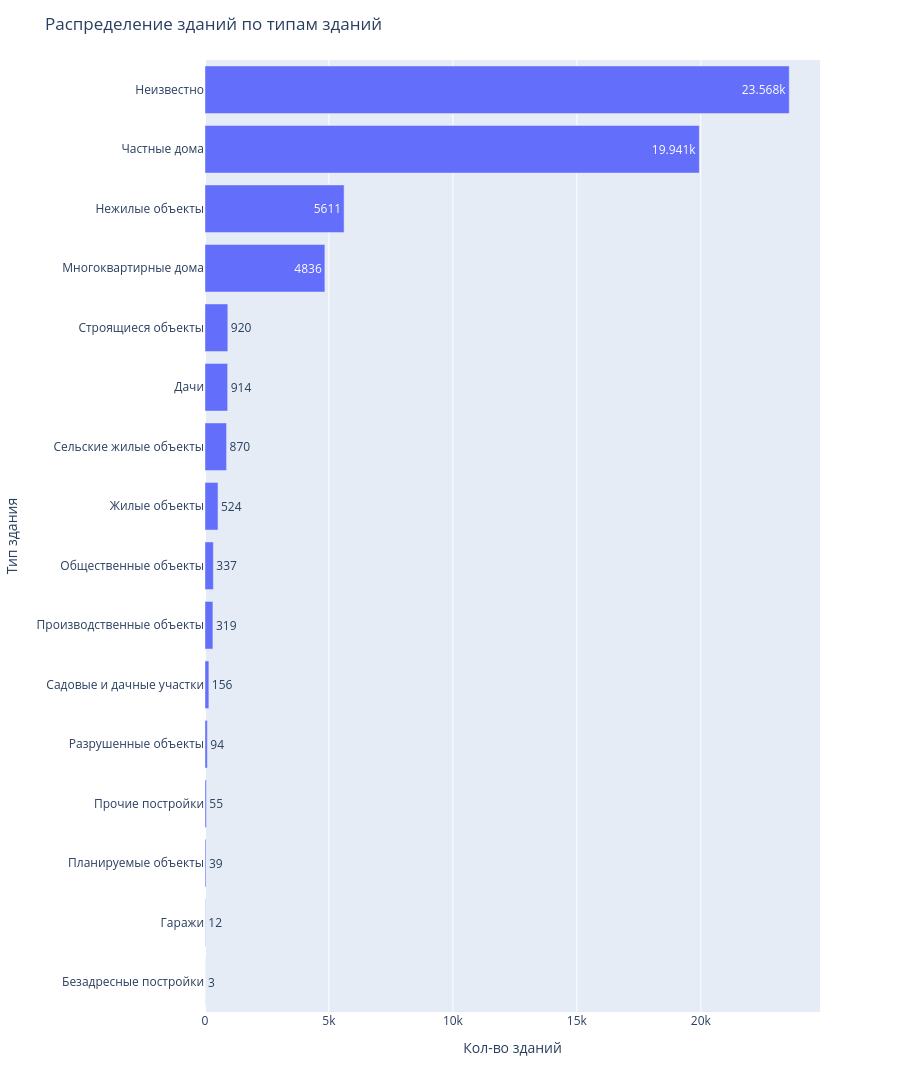

Notebook code for this chart:
### Markdown cell above
### Типы зданий

### Code cell
buildings_types_count = buildings.groupby("type")["id"].count().reset_index().rename(columns={
    "type": "Тип здания",
    "id": "Кол-во зданий"
}).sort_values(by="Кол-во зданий")

fig = px.bar(buildings_types_count, x="Кол-во зданий", y="Тип здания", text_auto=True)

fig.update_layout(
    title_text="Распределение зданий по типам зданий",
    height=1200
)

fig.show()

### Figure 1 — Plotly figure (JSON) as saved in the notebook; plotly's stock layout.template omitted (floating-point values rounded to 4 significant figures)
{"data": [{"hovertemplate": "Кол-во зданий=%{x}<br>Тип здания=%{y}<extra></extra>", "legendgroup": "", "marker": {"color": "#636efa", "pattern": {"shape": ""}}, "name": "", "orientation": "h", "showlegend": false, "textposition": "auto", "texttemplate": "%{x}", "type": "bar", "x": [3, 12, 39, 55, 94, 156, 319, 337, 524, 870, 914, 920, 4836, 5611, 19941, 23568], "xaxis": "x", "y": ["Безадресные постройки", "Гаражи", "Планируемые объекты", "Прочие постройки", "Разрушенные объекты", "Садовые и дачные участки", "Производственные объекты", "Общественные объекты", "Жилые объекты", "Сельские жилые объекты", "Дачи", "Строящиеся объекты", "Многоквартирные дома", "Нежилые объекты", "Частные дома", "Неизвестно"], "yaxis": "y"}], "layout": {"barmode": "relative", "height": 1200, "legend": {"tracegroupgap": 0}, "margin": {"t": 60}, "title": {"text": "Распределение зданий по типам зданий"}, "xaxis": {"anchor": "y", "domain": [0, 1], "title": {"text": "Кол-во зданий"}}, "yaxis": {"anchor": "x", "domain": [0, 1], "title": {"text": "Тип здания"}}}}
